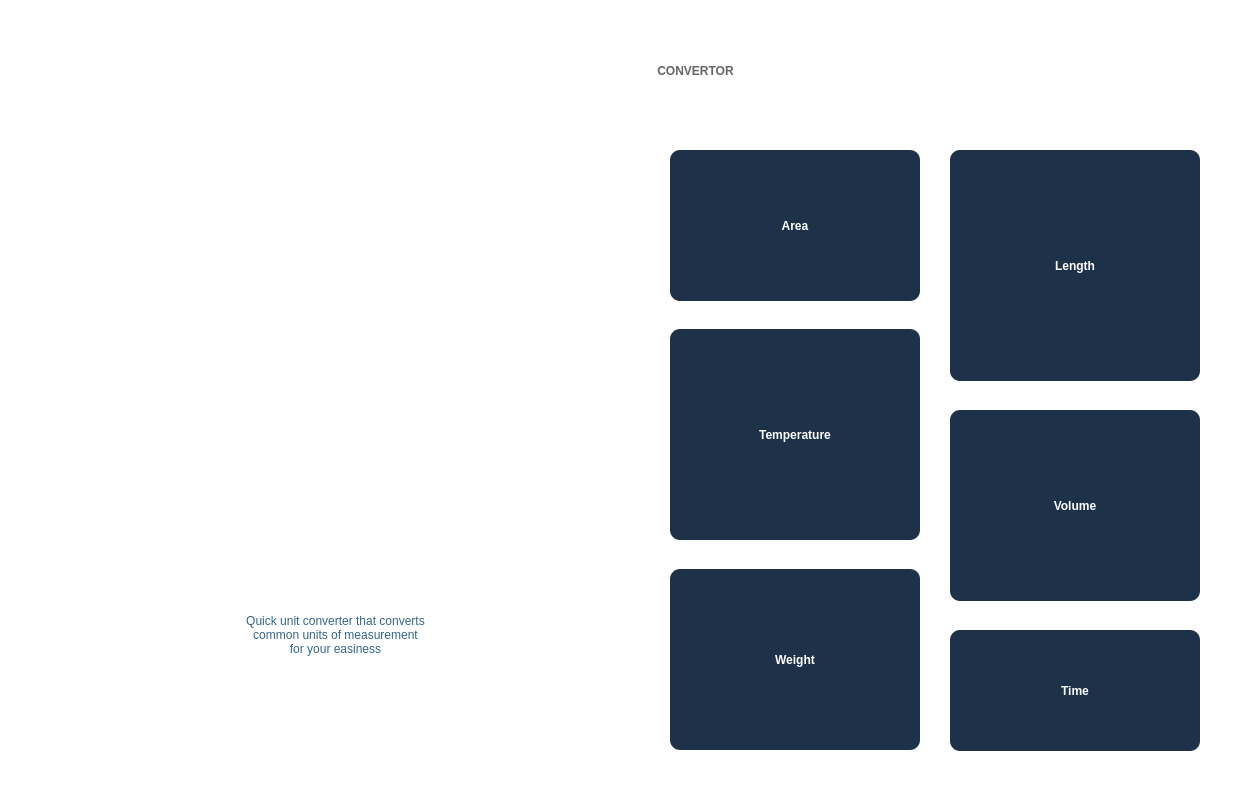
<?xml version="1.0" encoding="UTF-8"?>
<ui version="4.0">
 <class>MainWindow</class>
 <widget class="QMainWindow" name="MainWindow">
  <property name="geometry">
   <rect>
    <x>0</x>
    <y>0</y>
    <width>1250</width>
    <height>800</height>
   </rect>
  </property>
  <property name="windowTitle">
   <string>MainWindow</string>
  </property>
  <property name="styleSheet">
   <string notr="true">background-color: rgb(255, 255, 255);</string>
  </property>
  <widget class="QWidget" name="centralwidget">
   <widget class="QLabel" name="label">
    <property name="geometry">
     <rect>
      <x>0</x>
      <y>110</y>
      <width>601</width>
      <height>481</height>
     </rect>
    </property>
    <property name="styleSheet">
     <string notr="true">image: url(:/resource/res/Group a32.png);</string>
    </property>
    <property name="text">
     <string/>
    </property>
   </widget>
   <widget class="QPushButton" name="area_button">
    <property name="geometry">
     <rect>
      <x>670</x>
      <y>150</y>
      <width>250</width>
      <height>151</height>
     </rect>
    </property>
    <property name="styleSheet">
     <string notr="true">background: rgba(29, 49, 72, 1);
color: rgb(255, 255, 255);
font: 75 15pt &quot;Roboto&quot;;
border:none;
border-radius:10px;
font-weight:bold;</string>
    </property>
    <property name="text">
     <string>Area</string>
    </property>
   </widget>
   <widget class="QLabel" name="label_2">
    <property name="geometry">
     <rect>
      <x>530</x>
      <y>40</y>
      <width>331</width>
      <height>61</height>
     </rect>
    </property>
    <property name="styleSheet">
     <string notr="true">font: 30pt &quot;Roboto&quot;;
font-weight:bold;
color: rgba(102, 102, 102, 1);
letter-spacing: 0.1em;</string>
    </property>
    <property name="text">
     <string>CONVERTOR</string>
    </property>
    <property name="alignment">
     <set>Qt::AlignCenter</set>
    </property>
   </widget>
   <widget class="QLabel" name="label_3">
    <property name="geometry">
     <rect>
      <x>460</x>
      <y>40</y>
      <width>71</width>
      <height>71</height>
     </rect>
    </property>
    <property name="styleSheet">
     <string notr="true">border-image: url(:/resource/res/Groupa 30.png);</string>
    </property>
    <property name="text">
     <string/>
    </property>
   </widget>
   <widget class="QPushButton" name="length_button">
    <property name="geometry">
     <rect>
      <x>950</x>
      <y>150</y>
      <width>250</width>
      <height>231</height>
     </rect>
    </property>
    <property name="styleSheet">
     <string notr="true">background: rgba(29, 49, 72, 1);
color: rgb(255, 255, 255);
font: 75 15pt &quot;Roboto&quot;;
border:none;
border-radius:10px;
font-weight:bold;</string>
    </property>
    <property name="text">
     <string>Length</string>
    </property>
   </widget>
   <widget class="QPushButton" name="weight_button">
    <property name="geometry">
     <rect>
      <x>670</x>
      <y>569</y>
      <width>250</width>
      <height>181</height>
     </rect>
    </property>
    <property name="styleSheet">
     <string notr="true">background: rgba(29, 49, 72, 1);
color: rgb(255, 255, 255);
font: 75 15pt &quot;Roboto&quot;;
border:none;
border-radius:10px;
font-weight:bold;</string>
    </property>
    <property name="text">
     <string>Weight</string>
    </property>
   </widget>
   <widget class="QPushButton" name="time_button">
    <property name="geometry">
     <rect>
      <x>950</x>
      <y>630</y>
      <width>250</width>
      <height>121</height>
     </rect>
    </property>
    <property name="styleSheet">
     <string notr="true">background: rgba(29, 49, 72, 1);
color: rgb(255, 255, 255);
font: 75 15pt &quot;Roboto&quot;;
border:none;
border-radius:10px;
font-weight:bold;</string>
    </property>
    <property name="text">
     <string>Time</string>
    </property>
   </widget>
   <widget class="QPushButton" name="volume_button">
    <property name="geometry">
     <rect>
      <x>950</x>
      <y>410</y>
      <width>250</width>
      <height>191</height>
     </rect>
    </property>
    <property name="styleSheet">
     <string notr="true">background: rgba(29, 49, 72, 1);
color: rgb(255, 255, 255);
font: 75 15pt &quot;Roboto&quot;;
border:none;
border-radius:10px;
font-weight:bold;</string>
    </property>
    <property name="text">
     <string>Volume</string>
    </property>
   </widget>
   <widget class="QPushButton" name="temperature_button">
    <property name="geometry">
     <rect>
      <x>670</x>
      <y>329</y>
      <width>250</width>
      <height>211</height>
     </rect>
    </property>
    <property name="styleSheet">
     <string notr="true">background: rgba(29, 49, 72, 1);
color: rgb(255, 255, 255);
font: 75 15pt &quot;Roboto&quot;;
border:none;
border-radius:10px;
font-weight:bold;</string>
    </property>
    <property name="text">
     <string>Temperature</string>
    </property>
   </widget>
   <widget class="QLabel" name="label_4">
    <property name="geometry">
     <rect>
      <x>110</x>
      <y>570</y>
      <width>451</width>
      <height>131</height>
     </rect>
    </property>
    <property name="styleSheet">
     <string notr="true">color: rgb(51, 101, 138);
font: 100 15pt &quot;MS Shell Dlg 2&quot;;
letter-spacing: 0.2em;</string>
    </property>
    <property name="text">
     <string>Quick unit converter that converts &lt;br&gt; common units of measurement &lt;br&gt; for your easiness</string>
    </property>
    <property name="alignment">
     <set>Qt::AlignCenter</set>
    </property>
   </widget>
   <widget class="QLabel" name="label_5">
    <property name="geometry">
     <rect>
      <x>860</x>
      <y>-20</y>
      <width>391</width>
      <height>281</height>
     </rect>
    </property>
    <property name="styleSheet">
     <string notr="true">image: url(:/resource/res/GettyImages-455313485-5899349a3df78caebc0c30da-removebg-preview_2-removebg-preview 1.png);</string>
    </property>
    <property name="text">
     <string/>
    </property>
   </widget>
   <widget class="QLabel" name="label_6">
    <property name="geometry">
     <rect>
      <x>930</x>
      <y>470</y>
      <width>321</width>
      <height>341</height>
     </rect>
    </property>
    <property name="styleSheet">
     <string notr="true">image: url(:/resource/res/GettyImages-455313485-5899349a3df78caebc0c30da-removebg-preview_2-removebg-preview 1.png);</string>
    </property>
    <property name="text">
     <string/>
    </property>
   </widget>
   <widget class="QLabel" name="label_7">
    <property name="geometry">
     <rect>
      <x>480</x>
      <y>90</y>
      <width>671</width>
      <height>281</height>
     </rect>
    </property>
    <property name="styleSheet">
     <string notr="true">image: url(:/resource/res/GettyImages-455313485-5899349a3df78caebc0c30da-removebg-preview_2-removebg-preview 1.png);</string>
    </property>
    <property name="text">
     <string/>
    </property>
   </widget>
   <widget class="QLabel" name="label_8">
    <property name="geometry">
     <rect>
      <x>210</x>
      <y>-50</y>
      <width>521</width>
      <height>321</height>
     </rect>
    </property>
    <property name="styleSheet">
     <string notr="true">image: url(:/resource/res/GettyImages-455313485-5899349a3df78caebc0c30da-removebg-preview_2-removebg-preview 1.png);</string>
    </property>
    <property name="text">
     <string/>
    </property>
   </widget>
   <widget class="QLabel" name="label_9">
    <property name="geometry">
     <rect>
      <x>490</x>
      <y>340</y>
      <width>671</width>
      <height>281</height>
     </rect>
    </property>
    <property name="styleSheet">
     <string notr="true">image: url(:/resource/res/GettyImages-455313485-5899349a3df78caebc0c30da-removebg-preview_2-removebg-preview 1.png);</string>
    </property>
    <property name="text">
     <string/>
    </property>
   </widget>
   <widget class="QLabel" name="label_10">
    <property name="geometry">
     <rect>
      <x>390</x>
      <y>580</y>
      <width>341</width>
      <height>221</height>
     </rect>
    </property>
    <property name="styleSheet">
     <string notr="true">image: url(:/resource/res/GettyImages-455313485-5899349a3df78caebc0c30da-removebg-preview_2-removebg-preview 1.png);</string>
    </property>
    <property name="text">
     <string/>
    </property>
   </widget>
   <widget class="QLabel" name="label_11">
    <property name="geometry">
     <rect>
      <x>10</x>
      <y>670</y>
      <width>371</width>
      <height>221</height>
     </rect>
    </property>
    <property name="styleSheet">
     <string notr="true">image: url(:/resource/res/GettyImages-455313485-5899349a3df78caebc0c30da-removebg-preview_2-removebg-preview 1.png);</string>
    </property>
    <property name="text">
     <string/>
    </property>
   </widget>
   <zorder>label_11</zorder>
   <zorder>label_10</zorder>
   <zorder>label_9</zorder>
   <zorder>label_8</zorder>
   <zorder>label_7</zorder>
   <zorder>label_6</zorder>
   <zorder>label_5</zorder>
   <zorder>label</zorder>
   <zorder>area_button</zorder>
   <zorder>label_2</zorder>
   <zorder>label_3</zorder>
   <zorder>length_button</zorder>
   <zorder>weight_button</zorder>
   <zorder>time_button</zorder>
   <zorder>volume_button</zorder>
   <zorder>temperature_button</zorder>
   <zorder>label_4</zorder>
  </widget>
 </widget>
 <resources/>
 <connections/>
</ui>
